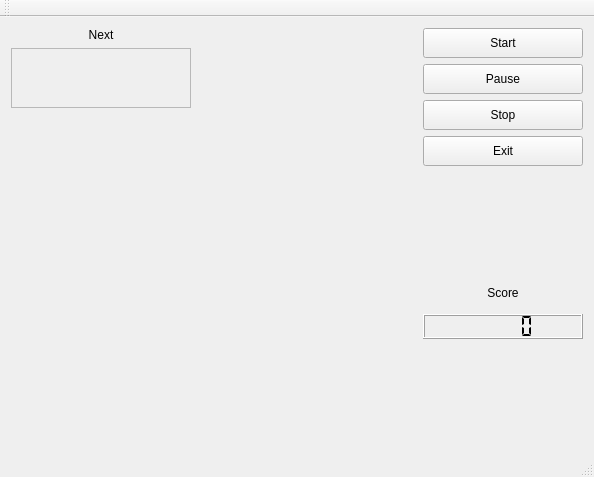
<?xml version="1.0" encoding="UTF-8"?>
<ui version="4.0">
 <class>TETRIS</class>
 <widget class="QMainWindow" name="TETRIS">
  <property name="geometry">
   <rect>
    <x>0</x>
    <y>0</y>
    <width>594</width>
    <height>477</height>
   </rect>
  </property>
  <property name="windowTitle">
   <string>TETRIS</string>
  </property>
  <property name="windowIcon">
   <iconset resource="images.qrc">
    <normaloff>:/MyImages/Images/Tetris.png</normaloff>:/MyImages/Images/Tetris.png</iconset>
  </property>
  <widget class="QWidget" name="centralWidget">
   <layout class="QGridLayout" name="gridLayout">
    <item row="0" column="2" rowspan="2">
     <layout class="QVBoxLayout" name="verticalLayout">
      <item>
       <widget class="QPushButton" name="StartButton">
        <property name="enabled">
         <bool>true</bool>
        </property>
        <property name="sizePolicy">
         <sizepolicy hsizetype="Minimum" vsizetype="Minimum">
          <horstretch>0</horstretch>
          <verstretch>0</verstretch>
         </sizepolicy>
        </property>
        <property name="minimumSize">
         <size>
          <width>0</width>
          <height>30</height>
         </size>
        </property>
        <property name="maximumSize">
         <size>
          <width>160</width>
          <height>30</height>
         </size>
        </property>
        <property name="text">
         <string>Start</string>
        </property>
        <property name="icon">
         <iconset resource="images.qrc">
          <normaloff>:/MyImages/Images/ios-8-Game-Center-icon_43822.ico</normaloff>:/MyImages/Images/ios-8-Game-Center-icon_43822.ico</iconset>
        </property>
       </widget>
      </item>
      <item>
       <widget class="QPushButton" name="PauseButton">
        <property name="minimumSize">
         <size>
          <width>0</width>
          <height>30</height>
         </size>
        </property>
        <property name="maximumSize">
         <size>
          <width>160</width>
          <height>30</height>
         </size>
        </property>
        <property name="text">
         <string>Pause</string>
        </property>
        <property name="icon">
         <iconset resource="images.qrc">
          <normaloff>:/MyImages/Images/PauseDisabled_26933.ico</normaloff>:/MyImages/Images/PauseDisabled_26933.ico</iconset>
        </property>
       </widget>
      </item>
      <item>
       <widget class="QPushButton" name="StopButton">
        <property name="minimumSize">
         <size>
          <width>0</width>
          <height>30</height>
         </size>
        </property>
        <property name="maximumSize">
         <size>
          <width>160</width>
          <height>30</height>
         </size>
        </property>
        <property name="text">
         <string>Stop</string>
        </property>
        <property name="icon">
         <iconset resource="images.qrc">
          <normaloff>:/MyImages/Images/Stop_37106.ico</normaloff>:/MyImages/Images/Stop_37106.ico</iconset>
        </property>
       </widget>
      </item>
      <item>
       <widget class="QPushButton" name="ExitButton">
        <property name="minimumSize">
         <size>
          <width>0</width>
          <height>30</height>
         </size>
        </property>
        <property name="maximumSize">
         <size>
          <width>160</width>
          <height>30</height>
         </size>
        </property>
        <property name="text">
         <string>Exit</string>
        </property>
        <property name="icon">
         <iconset resource="images.qrc">
          <normaloff>:/MyImages/Images/exit_closethesession_close_6317.ico</normaloff>:/MyImages/Images/exit_closethesession_close_6317.ico</iconset>
        </property>
       </widget>
      </item>
      <item>
       <spacer name="verticalSpacer">
        <property name="orientation">
         <enum>Qt::Vertical</enum>
        </property>
        <property name="sizeHint" stdset="0">
         <size>
          <width>20</width>
          <height>40</height>
         </size>
        </property>
       </spacer>
      </item>
      <item>
       <widget class="QLabel" name="labelScore">
        <property name="minimumSize">
         <size>
          <width>0</width>
          <height>30</height>
         </size>
        </property>
        <property name="maximumSize">
         <size>
          <width>160</width>
          <height>30</height>
         </size>
        </property>
        <property name="text">
         <string>Score</string>
        </property>
        <property name="alignment">
         <set>Qt::AlignCenter</set>
        </property>
       </widget>
      </item>
      <item>
       <widget class="QLCDNumber" name="lcdNumber">
        <property name="minimumSize">
         <size>
          <width>0</width>
          <height>25</height>
         </size>
        </property>
        <property name="maximumSize">
         <size>
          <width>160</width>
          <height>25</height>
         </size>
        </property>
        <property name="segmentStyle">
         <enum>QLCDNumber::Flat</enum>
        </property>
       </widget>
      </item>
      <item>
       <spacer name="verticalSpacer_2">
        <property name="orientation">
         <enum>Qt::Vertical</enum>
        </property>
        <property name="sizeHint" stdset="0">
         <size>
          <width>20</width>
          <height>40</height>
         </size>
        </property>
       </spacer>
      </item>
     </layout>
    </item>
    <item row="1" column="1">
     <widget class="Glass" name="widgetGlass" native="true">
      <property name="minimumSize">
       <size>
        <width>220</width>
        <height>400</height>
       </size>
      </property>
     </widget>
    </item>
    <item row="0" column="0" rowspan="2">
     <layout class="QVBoxLayout" name="verticalLayout_2">
      <item>
       <widget class="QLabel" name="labelNextFigure">
        <property name="text">
         <string>Next</string>
        </property>
        <property name="alignment">
         <set>Qt::AlignCenter</set>
        </property>
       </widget>
      </item>
      <item>
       <widget class="QFrame" name="frameNextFigure">
        <property name="minimumSize">
         <size>
          <width>180</width>
          <height>60</height>
         </size>
        </property>
        <property name="maximumSize">
         <size>
          <width>180</width>
          <height>60</height>
         </size>
        </property>
        <property name="frameShape">
         <enum>QFrame::StyledPanel</enum>
        </property>
        <property name="frameShadow">
         <enum>QFrame::Raised</enum>
        </property>
       </widget>
      </item>
      <item>
       <spacer name="verticalSpacer_3">
        <property name="orientation">
         <enum>Qt::Vertical</enum>
        </property>
        <property name="sizeHint" stdset="0">
         <size>
          <width>20</width>
          <height>40</height>
         </size>
        </property>
       </spacer>
      </item>
     </layout>
    </item>
   </layout>
  </widget>
  <widget class="QMenuBar" name="menuBar">
   <property name="geometry">
    <rect>
     <x>0</x>
     <y>0</y>
     <width>594</width>
     <height>21</height>
    </rect>
   </property>
  </widget>
  <widget class="QToolBar" name="mainToolBar">
   <attribute name="toolBarArea">
    <enum>TopToolBarArea</enum>
   </attribute>
   <attribute name="toolBarBreak">
    <bool>false</bool>
   </attribute>
  </widget>
  <widget class="QStatusBar" name="statusBar"/>
 </widget>
 <layoutdefault spacing="6" margin="11"/>
 <customwidgets>
  <customwidget>
   <class>Glass</class>
   <extends>QWidget</extends>
   <header>glass.h</header>
   <container>1</container>
   <slots>
    <signal>sendScore(int)</signal>
    <signal>sendPauseSignal()</signal>
    <slot>gameStart()</slot>
    <slot>stopPressed()</slot>
    <slot>pausePressed()</slot>
   </slots>
  </customwidget>
 </customwidgets>
 <resources>
  <include location="images.qrc"/>
 </resources>
 <connections>
  <connection>
   <sender>ExitButton</sender>
   <signal>clicked()</signal>
   <receiver>TETRIS</receiver>
   <slot>close()</slot>
   <hints>
    <hint type="sourcelabel">
     <x>523</x>
     <y>134</y>
    </hint>
    <hint type="destinationlabel">
     <x>432</x>
     <y>390</y>
    </hint>
   </hints>
  </connection>
  <connection>
   <sender>StartButton</sender>
   <signal>clicked()</signal>
   <receiver>widgetGlass</receiver>
   <slot>gameStart()</slot>
   <hints>
    <hint type="sourcelabel">
     <x>503</x>
     <y>57</y>
    </hint>
    <hint type="destinationlabel">
     <x>306</x>
     <y>247</y>
    </hint>
   </hints>
  </connection>
  <connection>
   <sender>widgetGlass</sender>
   <signal>sendScore(int)</signal>
   <receiver>lcdNumber</receiver>
   <slot>display(int)</slot>
   <hints>
    <hint type="sourcelabel">
     <x>306</x>
     <y>247</y>
    </hint>
    <hint type="destinationlabel">
     <x>503</x>
     <y>335</y>
    </hint>
   </hints>
  </connection>
  <connection>
   <sender>PauseButton</sender>
   <signal>clicked()</signal>
   <receiver>widgetGlass</receiver>
   <slot>pausePressed()</slot>
   <hints>
    <hint type="sourcelabel">
     <x>503</x>
     <y>93</y>
    </hint>
    <hint type="destinationlabel">
     <x>306</x>
     <y>247</y>
    </hint>
   </hints>
  </connection>
  <connection>
   <sender>StopButton</sender>
   <signal>clicked()</signal>
   <receiver>widgetGlass</receiver>
   <slot>stopPressed()</slot>
   <hints>
    <hint type="sourcelabel">
     <x>503</x>
     <y>129</y>
    </hint>
    <hint type="destinationlabel">
     <x>306</x>
     <y>247</y>
    </hint>
   </hints>
  </connection>
  <connection>
   <sender>widgetGlass</sender>
   <signal>sendPauseSignal()</signal>
   <receiver>TETRIS</receiver>
   <slot>changePauseButton()</slot>
   <hints>
    <hint type="sourcelabel">
     <x>306</x>
     <y>247</y>
    </hint>
    <hint type="destinationlabel">
     <x>296</x>
     <y>238</y>
    </hint>
   </hints>
  </connection>
 </connections>
 <slots>
  <slot>changePauseButton()</slot>
 </slots>
</ui>
